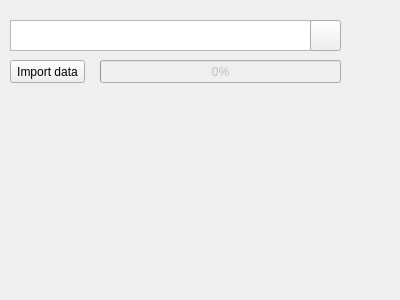
<?xml version="1.0" encoding="UTF-8"?>
<ui version="4.0">
 <class>import_data_w</class>
 <widget class="QWidget" name="import_data_w">
  <property name="geometry">
   <rect>
    <x>0</x>
    <y>0</y>
    <width>400</width>
    <height>300</height>
   </rect>
  </property>
  <property name="windowTitle">
   <string>import_data_w</string>
  </property>
  <widget class="QTextEdit" name="path_text">
   <property name="enabled">
    <bool>true</bool>
   </property>
   <property name="geometry">
    <rect>
     <x>10</x>
     <y>20</y>
     <width>301</width>
     <height>31</height>
    </rect>
   </property>
   <property name="readOnly">
    <bool>true</bool>
   </property>
  </widget>
  <widget class="QPushButton" name="importdata_button">
   <property name="geometry">
    <rect>
     <x>10</x>
     <y>60</y>
     <width>75</width>
     <height>23</height>
    </rect>
   </property>
   <property name="text">
    <string>Import data</string>
   </property>
  </widget>
  <widget class="QPushButton" name="openpath_button">
   <property name="geometry">
    <rect>
     <x>310</x>
     <y>20</y>
     <width>31</width>
     <height>31</height>
    </rect>
   </property>
   <property name="text">
    <string/>
   </property>
   <property name="icon">
    <iconset>
     <normalon>folder_open.png</normalon>
    </iconset>
   </property>
  </widget>
  <widget class="QProgressBar" name="progress_import">
   <property name="enabled">
    <bool>false</bool>
   </property>
   <property name="geometry">
    <rect>
     <x>100</x>
     <y>60</y>
     <width>241</width>
     <height>23</height>
    </rect>
   </property>
   <property name="value">
    <number>0</number>
   </property>
  </widget>
 </widget>
 <layoutdefault spacing="6" margin="11"/>
 <resources/>
 <connections/>
</ui>
